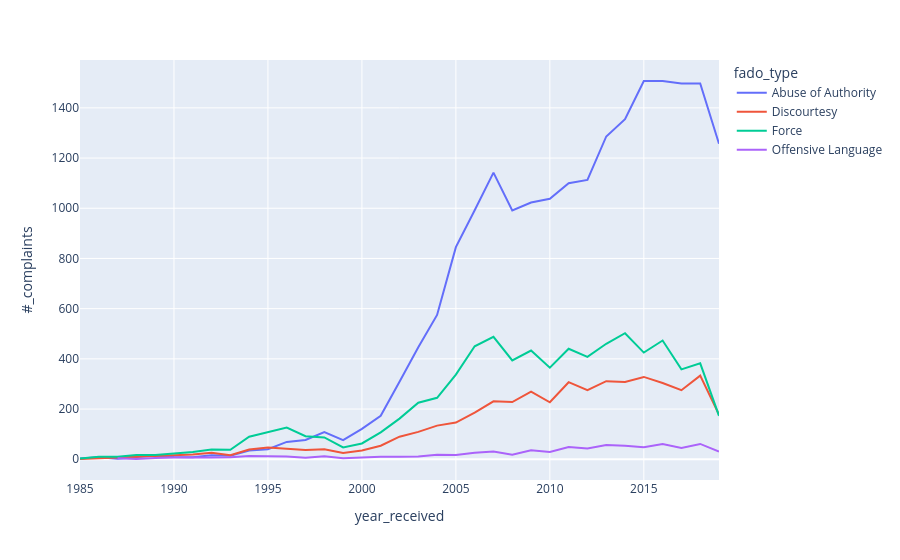

Here is the notebook cell this chart was saved with:
### Code cell
fig = px.line(year_comp_type_grp, x="year_received", y="#_complaints", color="fado_type",)
fig.show()

### Figure 1 — Plotly figure (JSON) as saved in the notebook; plotly's stock layout.template omitted (floating-point values rounded to 4 significant figures)
{"data": [{"hovertemplate": "fado_type=Abuse of Authority<br>year_received=%{x}<br>#_complaints=%{y}<extra></extra>", "legendgroup": "Abuse of Authority", "line": {"color": "#636efa", "dash": "solid"}, "mode": "lines", "name": "Abuse of Authority", "orientation": "v", "showlegend": true, "type": "scatter", "x": [1985, 1986, 1987, 1988, 1989, 1990, 1991, 1992, 1993, 1994, 1995, 1996, 1997, 1998, 1999, 2000, 2001, 2002, 2003, 2004, 2005, 2006, 2007, 2008, 2009, 2010, 2011, 2012, 2013, 2014, 2015, 2016, 2017, 2018, 2019], "xaxis": "x", "y": [3, 8, 2, 9, 15, 9, 8, 16, 14, 35, 40, 69, 77, 108, 76, 121, 173, 309, 446, 575, 845, 992, 1142, 991, 1023, 1038, 1100, 1113, 1286, 1355, 1507, 1507, 1497, 1497, 1257], "yaxis": "y"}, {"hovertemplate": "fado_type=Discourtesy<br>year_received=%{x}<br>#_complaints=%{y}<extra></extra>", "legendgroup": "Discourtesy", "line": {"color": "#EF553B", "dash": "solid"}, "mode": "lines", "name": "Discourtesy", "orientation": "v", "showlegend": true, "type": "scatter", "x": [1985, 1986, 1987, 1988, 1989, 1990, 1991, 1992, 1993, 1994, 1995, 1996, 1997, 1998, 1999, 2000, 2001, 2002, 2003, 2004, 2005, 2006, 2007, 2008, 2009, 2010, 2011, 2012, 2013, 2014, 2015, 2016, 2017, 2018, 2019], "xaxis": "x", "y": [1, 4, 6, 8, 12, 14, 19, 26, 16, 39, 47, 42, 37, 40, 25, 35, 54, 90, 109, 134, 146, 186, 231, 228, 269, 227, 307, 275, 311, 308, 328, 304, 275, 333, 178], "yaxis": "y"}, {"hovertemplate": "fado_type=Force<br>year_received=%{x}<br>#_complaints=%{y}<extra></extra>", "legendgroup": "Force", "line": {"color": "#00cc96", "dash": "solid"}, "mode": "lines", "name": "Force", "orientation": "v", "showlegend": true, "type": "scatter", "x": [1985, 1986, 1987, 1988, 1989, 1990, 1991, 1992, 1993, 1994, 1995, 1996, 1997, 1998, 1999, 2000, 2001, 2002, 2003, 2004, 2005, 2006, 2007, 2008, 2009, 2010, 2011, 2012, 2013, 2014, 2015, 2016, 2017, 2018, 2019], "xaxis": "x", "y": [3, 10, 10, 17, 17, 24, 29, 39, 38, 90, 107, 126, 92, 87, 47, 63, 107, 162, 225, 245, 337, 450, 488, 394, 433, 365, 440, 408, 460, 502, 425, 473, 358, 382, 173], "yaxis": "y"}, {"hovertemplate": "fado_type=Offensive Language<br>year_received=%{x}<br>#_complaints=%{y}<extra></extra>", "legendgroup": "Offensive Language", "line": {"color": "#ab63fa", "dash": "solid"}, "mode": "lines", "name": "Offensive Language", "orientation": "v", "showlegend": true, "type": "scatter", "x": [1987, 1988, 1989, 1990, 1992, 1993, 1994, 1995, 1996, 1997, 1998, 1999, 2000, 2001, 2002, 2003, 2004, 2005, 2006, 2007, 2008, 2009, 2010, 2011, 2012, 2013, 2014, 2015, 2016, 2017, 2018, 2019], "xaxis": "x", "y": [4, 1, 5, 7, 7, 8, 13, 12, 11, 6, 12, 4, 8, 10, 10, 11, 18, 17, 26, 31, 18, 36, 29, 49, 43, 57, 54, 48, 61, 45, 61, 31], "yaxis": "y"}], "layout": {"legend": {"title": {"text": "fado_type"}, "tracegroupgap": 0}, "margin": {"t": 60}, "xaxis": {"anchor": "y", "domain": [0, 1], "title": {"text": "year_received"}}, "yaxis": {"anchor": "x", "domain": [0, 1], "title": {"text": "#_complaints"}}}}
